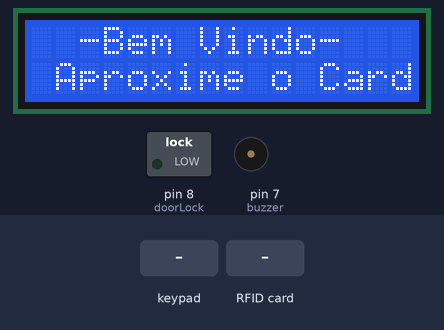
The sketch below on a simulated Arduino Uno, built with avr-gcc and run on an emulated ATmega328P. Parts: 16×2 character LCD, switched loads named in the sketch (green lamp = pin HIGH), buzzer (waves = sounding). Inputs (shaded band) come from the test bench. Pins used as bus, display or sensor lines are not drawn; what the sketch prints to the serial monitor is not drawn.

Above: at 3.1 s.
3.2 s: keypad keys 0 0 0 0 2 1 D pressed 0.4 s apart
At 6.5 s:
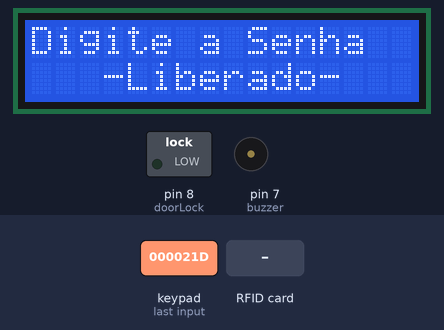
7.5 s: RFID card 5E 7A 19 C4 held to the reader
At 10.0 s:
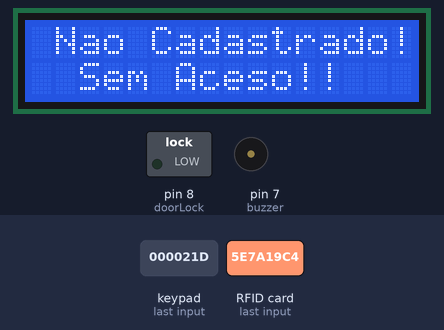
10.1 s: key 'D' pressed
At 11.3 s:
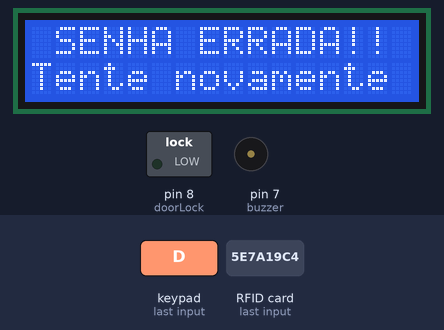
12.2 s: key '1' pressed
At 13.2 s:
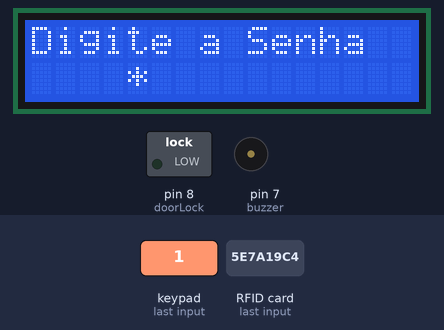
13.7 s: keypad keys 6 5 4 3 D pressed 0.4 s apart
At 17.3 s:
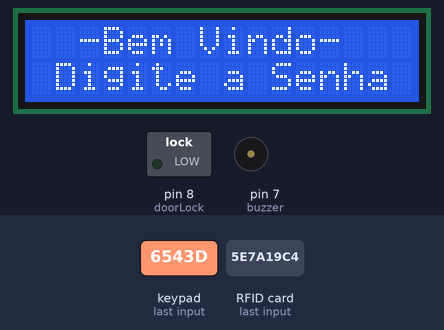
18.0 s: key '2' pressed
At 18.7 s:
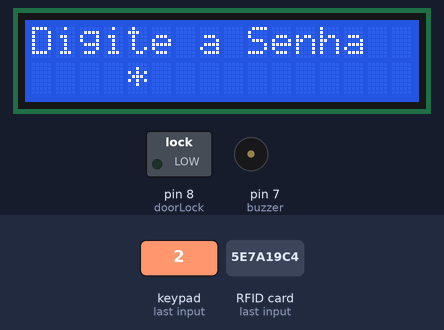
Timing chart, 0 to 20.5 s (numbered marks = the images above; inputs shaded):
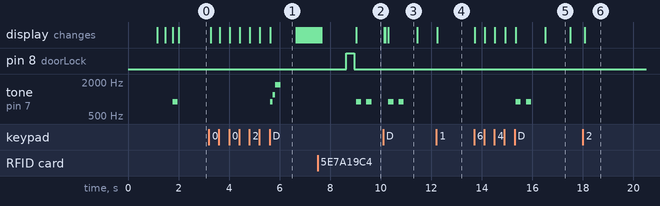

Measured:
- after the input at 3.2 s, tone on pin 7 (buzzer): silent → 900 Hz after 2.4 s, → 1200 Hz 0.10 s later, → 1800 Hz 0.10 s later, → silent 0.20 s later; the display: first changes after 0.07 s (image 1 shows a later state)
- after the input at 7.5 s, tone on pin 7 (buzzer): alternates 900 Hz for 0.20 s and silent for 0.20 s, starting after 1.5 s; the display: first differs from a run without the input after 1.5 s (image 2)
- after the input at 10.1 s, tone on pin 7 (buzzer): alternates 900 Hz for 0.20 s and silent for 0.20 s, 4 changes in all, then stays silent, starting after 0.21 s; the display: first differs from a run without the input after 0.21 s (image 3)
- after the input at 12.2 s, the display: changes at once (image 4)
- after the input at 13.7 s, tone on pin 7 (buzzer): alternates 900 Hz for 0.20 s and silent for 0.20 s, 4 changes in all, then stays silent, starting after 1.7 s; the display: first changes at once (image 5 shows a later state)
- after the input at 18.0 s, the display: changes after 0.07 s (image 6)
- what the display in image 1 shows lasts 1.1 s, from 5.6 s to 6.7 s

The sketch:

RFID_Keypad.ino
```cpp
/*
Eron Vieira
*/

#include <EEPROM.h>
#include <Wire.h>
#include <LiquidCrystal_I2C.h>
#include <Password.h>
#include <Keypad.h>
#include <SPI.h>
#include <RFID.h>
#define SS_PIN 10
#define RST_PIN 9

RFID rfid(SS_PIN,RST_PIN);
int serNum[5];
int cards[][5] = {{84,113,62,254,229},{138,83,202,85,70}};
bool access = false;
LiquidCrystal_I2C lcd(0x27,16,2);
Password password = Password("000021");
const byte ROWS = 4; // Four rows
const byte COLS = 4; //  columns

char keys[ROWS][COLS] = {
  {'1','2','3','A'},
  {'4','5','6','B'},
  {'7','8','9','C'},
  {'*','0','#','D'}
};

byte rowPins[ROWS] = { 6,5,4,3 };
byte colPins[COLS] = { A3,A2,A1,A0, };
Keypad keypad = Keypad( makeKeymap(keys), rowPins, colPins, ROWS, COLS );

const int buzzer = 7;
const int doorLock = 8;

int alarm = 0;
uint8_t alarmStat = 0;
uint8_t maxError = 7;

unsigned long previousMillis = 0;
const long interval = 1000;
uint8_t pwMode=0;
uint8_t pwPos=0;

void setup(){

    lcd.init();
    lcd.backlight();
    Serial.begin(9600);
    SPI.begin();
    rfid.init();
    keypad.addEventListener(keypadEvent);
    pinMode(doorLock, OUTPUT);
    digitalWrite(doorLock, LOW);
    lcd.setCursor (0,0);
    lcd.print(F("  RFID System   "));
    lcd.setCursor (0,1);
    lcd.print(F(" Control Access "));
    delay (1000);
    lcd.clear();
    lcd.print("Verificando....");
    lcd.setCursor(4,1);
    for(int x = 0; x < 19; x++) {delay(30);lcd.setCursor(x,1);lcd.write(B11111111);}
    lcd.clear();
    tone (buzzer,900);
    delay(200);
    noTone (buzzer);
}

void loop(){
  keypad.getKey();
  if (alarm >= maxError){
  alarmStat = 1;    }
  if (alarmStat == 0 && pwMode == 0){
  lcd.setCursor (0,0);
  lcd.print(F("  -Bem Vindo-   "));
  unsigned long currentMillis = millis();
  if (currentMillis - previousMillis >= interval) {
  //previousMillis = currentMillis;
  lcd.setCursor (0,1);
  lcd.print(F(" Aproxime o Card  "));
  }
  if (currentMillis - previousMillis >= (4*interval)) {
      previousMillis = currentMillis;
  lcd.setCursor (0,1);
  lcd.print(F(" Digite a Senha   "));
  }
   if(rfid.isCard()){
        if(rfid.readCardSerial()){
            Serial.print(rfid.serNum[0]);
            Serial.print(" ");
            Serial.print(rfid.serNum[1]);
            Serial.print(" ");
            Serial.print(rfid.serNum[2]);
            Serial.print(" ");
            Serial.print(rfid.serNum[3]);
            Serial.print(" ");
            Serial.print(rfid.serNum[4]);
            Serial.println("");
            for(int x = 0; x < sizeof(cards); x++){
              for(int i = 0; i < sizeof(rfid.serNum); i++ ){
                  if(rfid.serNum[i] != cards[x][i]) {
                      access = false;
                      break;
                  } else {
                      access = true;
                  }
              }
              if(access) break;
            }
        }

       if(access){
          lcd.setCursor (0,0);
          delay(100);
          lcd.print(F(" Acesso Liberado "));
          lcd.setCursor (0,1);
          lcd.print(F("   Bem Vindo     "));
          ACCEPT ();
           }
      else {
           alarm = alarm+1;
           lcd.setCursor (0,0);
           lcd.print(F(" Nao Cadastrado!  "));
           lcd.setCursor (0,1);
           lcd.print("  Sem Aceso!!     ");
           RIJECT ();
       }
    }
 rfid.halt();
}
if (alarmStat == 1) {
  lcd.setCursor (0,0);
  lcd.print(F("Systema Blokeado"));
  lcd.setCursor (0,1);
  lcd.print(F(" Aguarde!!... "));
for(int i=20; i>0; i--){
tone(buzzer, 1200);
delay(100);
noTone(buzzer);
lcd.setCursor (13,1); lcd.print(i);
lcd.print(F("  "));delay (1000);}
noTone (buzzer);
alarmStat = 0;
alarm = 0;
  }
}
void keypadEvent(KeypadEvent eKey){
  switch (keypad.getState()){
  case PRESSED:
  Serial.print("Tecla: ");
  Serial.println(eKey);
  pwMode =1;
  pwPos=pwPos+1;
  if(pwPos==1){lcd.clear();}
  lcd.setCursor (0,0);
  lcd.print(F("Digite a Senha"));
  if(pwPos<7){lcd.setCursor (3+pwPos,1);

  lcd.print(F("*"));}
  switch (eKey){
  case 'D': checkPassword(); break;
  case '*': password.reset(); break;
    default: password.append(eKey);
     }
  }
}
void checkPassword(){
  if (password.evaluate()){
    Serial.println("Password OK");
    lcd.setCursor (0,1);
    lcd.print(F("   -Liberado-   "));
    ACCEPT ();
    password.reset();
    pwPos=0;
  }else{
    Serial.println("SENHA ERRADA!!");
    lcd.setCursor (0,0);
    lcd.print(F(" SENHA ERRADA!!  "));
    lcd.setCursor (0,1);
    lcd.print(F("Tente novamente "));
    alarm = alarm+1;
    RIJECT ();
    password.reset();
    pwPos=0;
  }
}
void ACCEPT () {
           tone (buzzer,900);
           delay(100);
           tone (buzzer,1200);
           delay(100);
           tone (buzzer,1800);
           delay(200);
           noTone(buzzer);
           delay(600);
           lcd.clear();
           lcd.setCursor (0,0);
           lcd.print(F("Liberando systema "));
           lcd.setCursor(0,1);
           for(int x = 0; x < 16; x++) {delay(60);lcd.setCursor(x,1);lcd.write(B11111111);}
           {
           delay (1000);
           }
           digitalWrite(doorLock, HIGH);
           delay(300);
           digitalWrite(doorLock, LOW);
           pwMode =0;
           lcd.clear();}
void RIJECT () {
           tone (buzzer,900);
           delay(200);
           noTone(buzzer);
           delay(200);
           tone (buzzer,900);
           delay(200);
           noTone (buzzer);
           delay(500);
           pwMode =0;
           lcd.clear();
}
```
